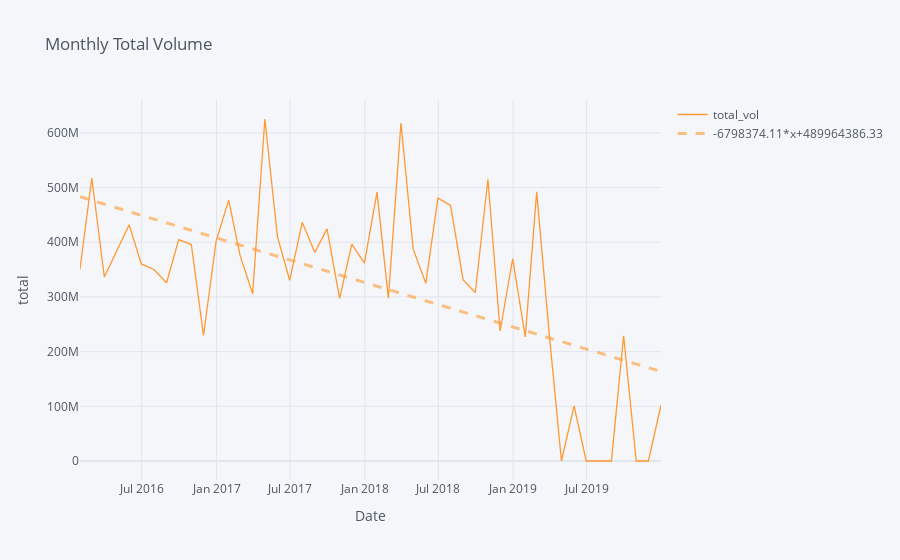

The cell this chart's notebook holds for it:
### Code cell
pri_m = df_product_a[['total_vol','date_w']].set_index('date_w').resample('M').sum()
price_month=pri_m.iplot(kind='line', xTitle='Date', yTitle='total',title='Monthly Total Volume', bestfit = True)
